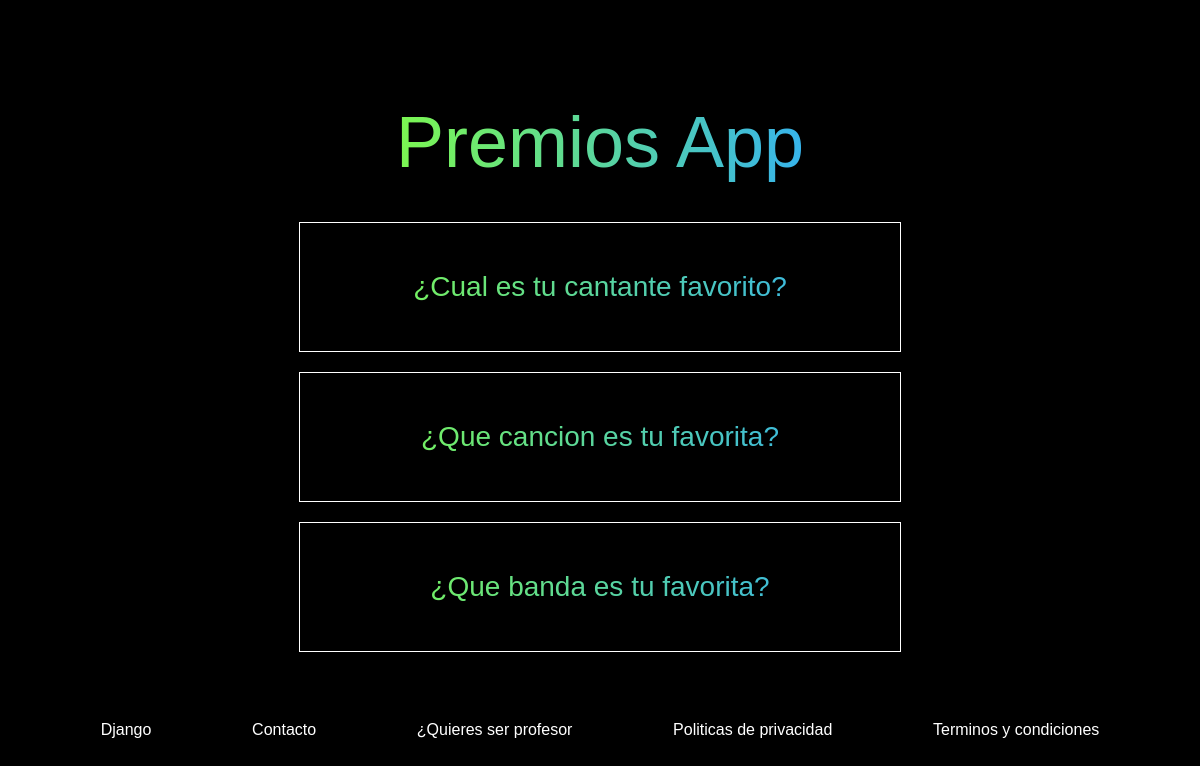
/polls/, run on an earlier commit of the app's database.
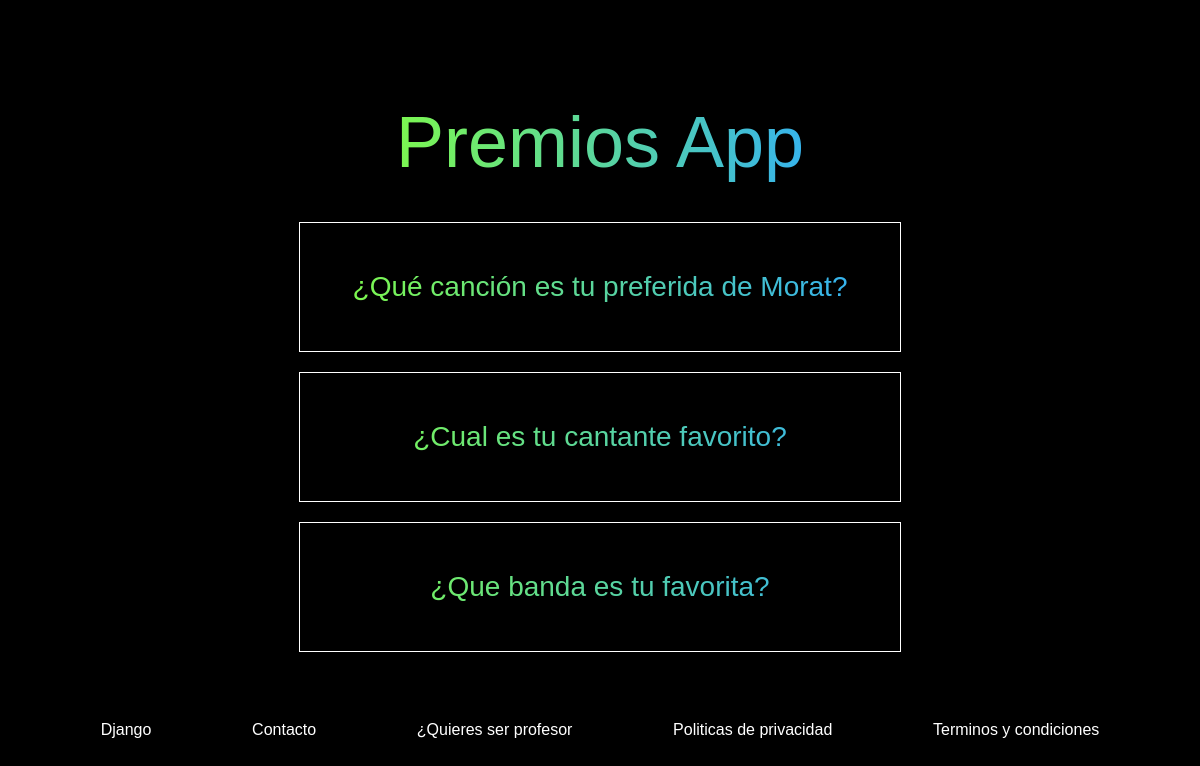
And on a later commit of the database.
### polls/models.py (models this page shows, shortened)
class Question(models.Model):
    question_text = models.CharField(max_length=200)
    pub_date = models.DateTimeField('date published')

### polls/views.py (the view)
# urls.py: path('', views.IndexView.as_view(), name='index'),
class IndexView(generic.ListView):
    template_name = "polls/index.html"
    context_object_name = "latest_question_list"
    def get_queryset(self):
        return Question.objects.filter(
            pub_date__lte=timezone.now()
        ).order_by('-pub_date')[:5]

### polls/templates/polls/index.html (shortened to what this page needs)
{% load static %}
<!DOCTYPE html>
<html lang="en">
<head>
    <link rel="stylesheet" href="{% static 'polls/reset.css' %}">
    <link rel="stylesheet" href="{% static 'polls/estilo.css' %}">
</head>
<body>
    <header>
        <h1>Premios App</h1>
    </header>
    <main>
        {% if latest_question_list %}
        <ul>
        {% for question in latest_question_list %}
            <li><a href="{% url 'polls:detail' question.id %}">{{ question.question_text }}</a></li>
        {% endfor %}
        </ul>
        {% else %}
            <p>No polls are available.</p>
        {% endif %}
    </main>
    <footer>
        <a href="https://www.djangoproject.com/">Django</a>
        <a href="#">Contacto</a>
        <a href="#">¿Quieres ser profesor</a>
        <a href="#">Politicas de privacidad</a>
        <a href="#">Terminos y condiciones</a>
    </footer>
</body>
</html>
{% load static %}

What changed in the data, as far as the page shows it:
removed Question: question_text "¿Que cancion es tu favorita?"
now on this page (row edited): Question: question_text "¿Qué canción es tu preferida de Morat?"
